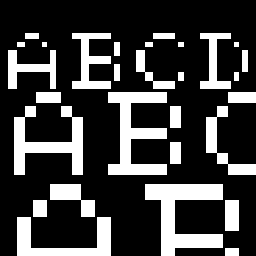
#> input picture TP1/alfa2.bmp, 256 x 256 px, found by its file name
$ python tp1.py
#> lines starting #> are read from the running program, lines starting #| are printed output that depends on the picture; after the words box and inside, x2 and y2 are one past the last pixel; in counts of white or black regions, pixels touching at a corner belong together; long printed decimals are rounded
import numpy as np
import cv2 as cv
import matplotlib.pyplot as plt
import math
from math import log2, sqrt, pi
from sklearn.cluster import KMeans
from PIL import Image

image1="C:/Users/duzen/OneDrive/Bureau/Cours TSP 2018-2019 (S2)/MSA/TPs Markov/TP1/alfa2.bmp"
image2="C:/Users/duzen/OneDrive/Bureau/Cours TSP 2018-2019 (S2)/MSA/TPs Markov/TP1/beee2.bmp"
image3="C:/Users/duzen/OneDrive/Bureau/Cours TSP 2018-2019 (S2)/MSA/TPs Markov/TP1/cible2.bmp"
image4="C:/Users/duzen/OneDrive/Bureau/Cours TSP 2018-2019 (S2)/MSA/TPs Markov/TP1/promenade2.bmp"
image5="C:/Users/duzen/OneDrive/Bureau/Cours TSP 2018-2019 (S2)/MSA/TPs Markov/TP1/city2.bmp"
images=[image1,image2,image3,image4,image5]

m1=[1,1,1]
sig1=[1,1,1]
m2=[4,2,1]
sig2=[1,1,9]

def lit_image(nom_image):
    img = cv.imread(nom_image,0)
    m, n = img.shape
    return img, m, n

def affiche_image(mat_image,titre):
    cv.imshow(titre,mat_image)
    cv.waitKey()
    #plt.imshow(mat_image, cmap='gray')
    #plt.title(titre)

def identif_classes(X):
    classes=[0,0]
    trouve=False
    hist = cv.calcHist([X],[0],None,[256],[0,256])
    for idi, i in enumerate(hist):
        if i!=0 and trouve==False:
            classes[0]=idi
            trouve=True
        elif i!=0 and trouve==True:
            classes[1]=idi
            return classes

def bruit_gauss(signal, m1, sig1, m2, sig2):
    classes=identif_classes(signal)
    signal_noisy = (signal == classes[0]) * np.random.normal(m1, sig1**0.5, signal.shape) + \
                   (signal == classes[1]) * np.random.normal(m2, sig2**0.5, signal.shape)
    return signal_noisy


# for i in range(5):
#     for j in range(3):
#         X, m, n =lit_image(images[i])
#         #affiche_image(X,'image')
#         signal_bruite=bruit_gauss(X,m1[j], sig1[j], m2[j], sig2[j])
#         #affiche_image(signal_bruite, 'image bruité')
#         plt.imsave('C:/Users/duzen/OneDrive/Bureau/Cours TSP 2018-2019 (S2)/MSA/TPs Markov/'+'image'+ str(i)+'_bruite'+ str(j)+'.png',signal_bruite,cmap='gray')

# #
# #

def gauss(signal_noisy, m1, sig1, m2, sig2):
    """
    Cette fonction transforme le signal bruitée en appliquant à celui-ci deux densitées gausiennes
    :param signal_noisy: Le signal bruité (numpy array 1D)
    :param m1: La moyenne de la première gaussienne
    :param sig1: L'écart type de la première gaussienne
    :param m2: La moyenne de la deuxième gaussienne
    :param sig2: L'écart type de la deuxième gaussienne
    :return: numpy array (longeur de signal_noisy)*2 qui correspond aux valeurs des densité gaussiennes pour chaque élément de signal noisy
    """
    gauss1 = (1 / (sig1 * sqrt(2 * pi))) * np.exp(-(1 / 2) * (((signal_noisy - m1) / sig1) ** 2))
    gauss2 = (1 / (sig2 * sqrt(2 * pi))) * np.exp(-(1 / 2) * (((signal_noisy - m2) / sig2) ** 2))
    return np.stack((gauss1, gauss2), axis=1)

def taux_erreur(A,B,m,n):
    return len(np.transpose(np.nonzero(A-B)))/(m*n)

def Kmean_classes(signal, cl1, cl2):
    m,n=signal.shape
    img = signal.reshape(-1,1)
    kmeans = KMeans(n_clusters=2).fit(img)
    cluster_centers=kmeans.cluster_centers_
    cluster_labels=kmeans.labels_
    X_reconstruit=cluster_centers[cluster_labels].reshape(n,m)
    for k in range(m):
        for i in range(n):
            if X_reconstruit.astype(int)[k][i]==cl1:
                X_reconstruit[k][i]=cl1
            else :
                X_reconstruit[k][i]=cl2
    #affiche_image(X_reconstruit,"ima")
    print(taux_erreur(X,X_reconstruit,m,n))
    return X_reconstruit

# [18 lines of commented-out code are left out]
def calc_probaprio(X,m,n,cl1,cl2):
    signal=X.reshape(-1,1)
    p1 = np.sum((signal == cl1)) / signal.shape[0]
    p2 = np.sum((signal == cl2)) / signal.shape[0]
    return np.array([p1, p2])

def mpm_gauss(signal_bruite, cl1, cl2, p, m1, sig1, m2, sig2):
    w=np.array([cl1,cl2])
    signal_noisy=signal_bruite.reshape(-1,1)
    gausses = gauss(signal_noisy, m1, sig1, m2, sig2)
    proba_apost = p * gausses
    proba_apost = proba_apost / (proba_apost.sum(axis=1)[..., np.newaxis])
    X_seg=w[np.argmax(proba_apost, axis=1)]
    return X_seg[:,0].reshape(256,256)
# [6 lines of commented-out code are left out]

for i in range(5):
     for j in range(3):
        X, m, n =lit_image(images[i])
#> in lit_image, `img = cv.imread(nom_image,0)`: img: shape (256, 256); 24.7% white; 29 white regions, largest, box (x1, y1, x2, y2) and area: (145, 184, 223, 256) 2704, (108, 92, 167, 175) 2365, (14, 106, 83, 175) 2035
#> m = 256; n = 256
        signal_bruite=bruit_gauss(X,m1[j], sig1[j], m2[j], sig2[j])
#> in identif_classes, `hist = cv.calcHist([X],[0],None,[256],[0,256])`: hist = 256 values, max 49365 at index 0, min 0 at index 1, mean 256
#> the loop in identif_classes, `for idi, i in enumerate(hist):` made 256 passes
#> (i, trouve) on pass 1: ([49365], True)
#> i on passes 2 to 7: [0], [0], [0], [0], [0], [0]
#> after the loop in identif_classes, `for idi, i in enumerate(hist):`: classes = [0, 255]; trouve = True
#> in bruit_gauss, `classes=identif_classes(signal)`: classes = [0, 255]
#> in bruit_gauss, `signal_noisy = (signal == classes[0]) * np.random.normal(m1, sig1**0.5..`:
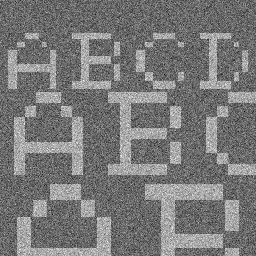
#> signal_noisy: shape (256, 256) float64; min -3.85, max 7.9, mean 1.74; drawn with min black and max white
        p=calc_probaprio(X, m, n, 0 , 255)
#> in calc_probaprio, `p1 = np.sum((signal == cl1)) / signal.shape[0]`: p1 = 0.753
#> in calc_probaprio, `p2 = np.sum((signal == cl2)) / signal.shape[0]`: p2 = 0.247
#> p = [0.753, 0.247]
        X_recons=mpm_gauss(signal_bruite,0,255,p,1,1,4,1)
#> in mpm_gauss, `X_seg=w[np.argmax(proba_apost, axis=1)]`: X_seg = 65536 pairs, first value 0 to 255, second value 0 to 255
#> in mpm_gauss, `return X_seg[:,0].reshape(256,256)`:
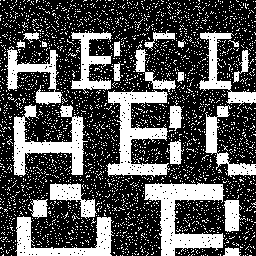
#> returned value: shape (256, 256) int64; 33.5% white; 3156 white regions (3131 under 20 px), largest, box (x1, y1, x2, y2) and area: (144, 182, 225, 256) 2699, (106, 89, 170, 177) 2362, (12, 104, 88, 176) 2068
        print(taux_erreur(X,X_recons,m,n))
#| 0.1022
        plt.imsave('C:/Users/duzen/OneDrive/Bureau/Cours TSP 2018-2019 (S2)/MSA/TPs Markov/'+'image'+ str(i)+'_reconstruitempm'+ str(j)+'.png',X_recons,cmap='gray')
#> pass 2 of the loop `for i in range(5):`:
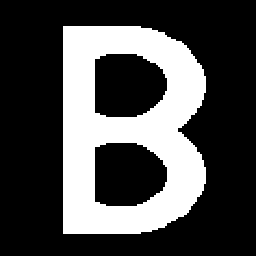
#> input picture TP1/beee2.bmp, 256 x 256 px, found by its file name
#> img: shape (256, 256); 29.1% white; 1 white region, box (x1, y1, x2, y2) and area: (63, 26, 206, 234) 19070
#> in bruit_gauss (call 4), `signal_noisy = (signal == classes[0]) * np.random.normal(m1, sig1**0.5..`:
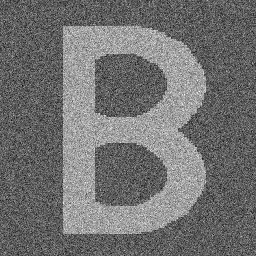
#> signal_noisy: shape (256, 256) float64; min -3.03, max 7.97, mean 1.88; drawn with min black and max white
#> p = [0.709, 0.291]
#> in mpm_gauss (call 4), `return X_seg[:,0].reshape(256,256)`:
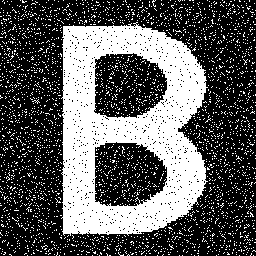
#> returned value: shape (256, 256) int64; 36.3% white; 3075 white regions (3074 under 20 px), largest, box (x1, y1, x2, y2) and area: (61, 22, 208, 236) 18556
#| 0.09357
#> pass 3 of the loop `for i in range(5):`:
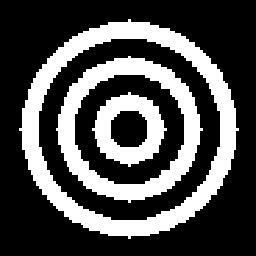
#> input picture TP1/cible2.bmp, 256 x 256 px, found by its file name
#> img: shape (256, 256); 30.5% white; 3 white regions, box (x1, y1, x2, y2) and area: (19, 19, 239, 239) 10608, (56, 56, 203, 203) 6600, (92, 92, 167, 167) 2788
#> in bruit_gauss (call 7), `signal_noisy = (signal == classes[0]) * np.random.normal(m1, sig1**0.5..`:
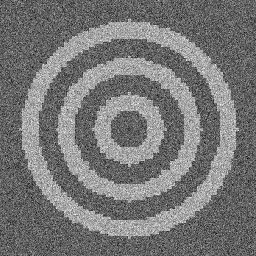
#> signal_noisy: shape (256, 256) float64; min -3.1, max 7.64, mean 1.91; drawn with min black and max white
#> p = [0.695, 0.305]
#> in mpm_gauss (call 7), `return X_seg[:,0].reshape(256,256)`:
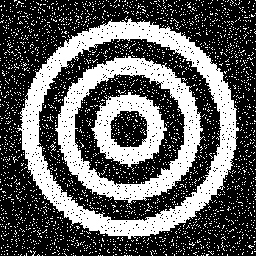
#> returned value: shape (256, 256) int64; 37% white; 2792 white regions (2789 under 20 px), largest, box (x1, y1, x2, y2) and area: (17, 18, 239, 239) 10453, (55, 56, 205, 204) 6474, (91, 92, 167, 168) 2744
#| 0.08797
#> the loop made 5 passes; the first 3 are shown
